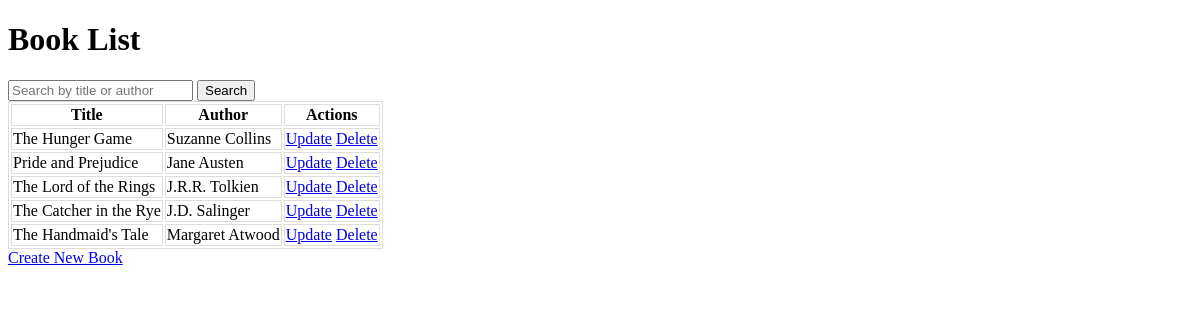
The page /books/ on the database its author committed.
### books/models.py (models this page shows, shortened)
class Book(models.Model):
    title = models.CharField(max_length=200)
    author = models.CharField(max_length=100)
    year = models.IntegerField()
    genre = models.CharField(max_length=100)

### books/views.py (the view)
# urls.py: path('books/', views.book_list, name='book_list'),
def book_list(request):
    books = Book.objects.all()
    paginator = Paginator(books, 10)
    page_number = request.GET.get('page')
    books = paginator.get_page(page_number)
    query = request.GET.get('q')
    if query:
        books = Book.objects.filter(title__icontains=query) | Book.objects.filter(author__icontains=query)
        paginator = Paginator(books, 10)
        page_number = request.GET.get('page')
        books = paginator.get_page(page_number)
    return render(request, 'books/book_list.html', {'books': books})

### books/templates/books/book_list.html (shortened to what this page needs)
{% extends 'base.html' %}
{% block content %}
<div class="container">
<h1 class="mt-4 mb-4 animated fadeIn">Book List</h1>
<form method="get" class="form-inline mb-4 animated fadeIn">
<input type="text" name="q" placeholder="Search by title or author" class="form-control mr-2">
<button type="submit" class="btn btn-primary">Search</button>
</form>
<table class="table table-striped table-bordered table-hover animated fadeIn" style="border: 1px solid #ddd;">
<thead class="thead-dark">
<tr>
<th scope="col" style="border: 1px solid #ddd;">Title</th>
<th scope="col" style="border: 1px solid #ddd;">Author</th>
<th scope="col" style="border: 1px solid #ddd;">Actions</th>
</tr>
</thead>
<tbody>
{% for book in books %}
<tr>
<td style="border: 1px solid #ddd;">{{ book.title }}</td>
<td style="border: 1px solid #ddd;">{{ book.author }}</td>
<td style="border: 1px solid #ddd;">
<a href="{% url 'update_book' book.pk %}" class="btn btn-secondary btn-sm animated flipInX">Update</a>
<a href="{% url 'delete_book' book.pk %}" class="btn btn-danger btn-sm animated flipInX">Delete</a>
</td>
</tr>
{% endfor %}
</tbody>
</table>
<a href="{% url 'create_book' %}" class="btn btn-primary mt-4 animated fadeIn">Create New Book</a>
</div>
{% endblock %}

### books/templates/books/base.html (shortened to what this page needs)
<!DOCTYPE html>
<html>
<head>
</head>
<body>
    <div>
        {% block content %}{% endblock %}
    </div>
</body>
</html>

### books/templates/books/base.html (style rules this page uses)
.animated { animation-duration: 1s; animation-fill-mode: both; }
.fadeIn { animation-name: fadeIn; }
.flipInX { backface-visibility: visible !important; animation-name: flipInX; }

### rows shown on the page
Book: title "The Hunger Game", author "Suzanne Collins"
Book: title "Pride and Prejudice", author "Jane Austen"
Book: title "The Lord of the Rings", author "J.R.R. Tolkien"
Book: title "The Catcher in the Rye", author "J.D. Salinger"
Book: title "The Handmaid's Tale", author "Margaret Atwood"
